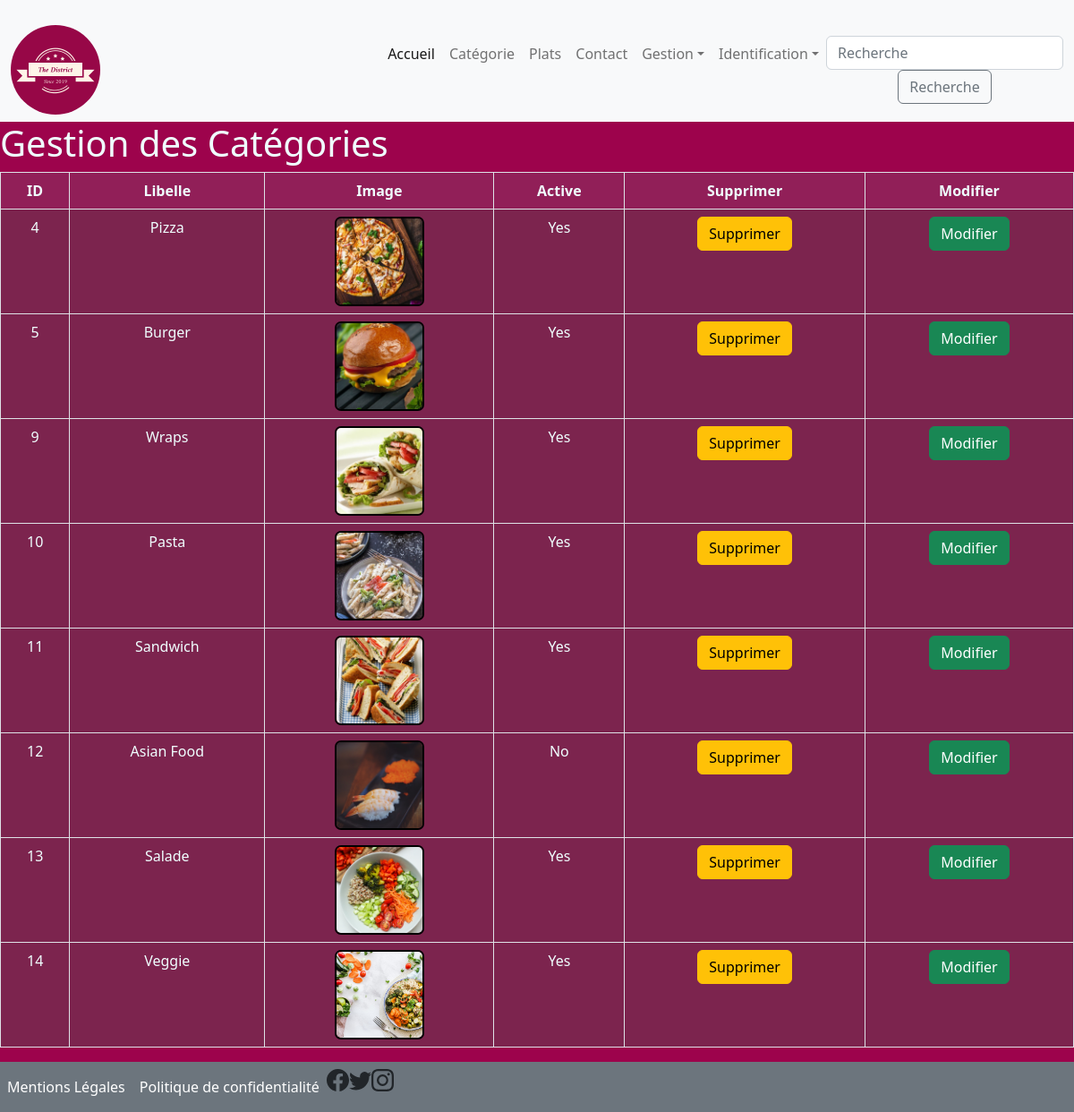
Screenshot of /gestion_cat.php with the database file from the repository.
### tables this page shows
CREATE TABLE `categorie` (
  `id` int(11) NOT NULL,
  `libelle` varchar(100) NOT NULL,
  `image` varchar(255) NOT NULL,
  `active` varchar(10) NOT NULL
);

### dao.php (called while the page is built, shortened)
<?php
function getCatgest()
{
    $db = connexionBase();
    $catg = $db->prepare("SELECT * FROM `categorie`");
    $catg->execute();
    return $catg->fetchAll((pdo::FETCH_OBJ));
}

### gestion_cat.php (the view, shortened to what this page needs)
<?php
include('dao.php');
$catgs = getCatgest();
include_once "Template/header.php";
include_once "Template/nav.php";
?>
<h1 class="animate__animated animate__bounceInLeft">Gestion des Catégories</h1>
<form action="script/script_delete_cat.php" id="formulaire" method="post" enctype="multipart/form-data">
    <div class="tableoverflow">
        <table class="table table-bordered">
            <thead>
                <tr>
                    <th class="bg-secondary bg-opacity-25">ID</th>
                    <th class="bg-secondary bg-opacity-25">Libelle</th>
                    <th class="bg-secondary bg-opacity-25">Image</th>
                    <th class="bg-secondary bg-opacity-25">Active</th>
                    <th class="bg-secondary bg-opacity-25">Supprimer</th>
                    <th class="bg-secondary bg-opacity-25">Modifier</th>
                </tr>
            </thead>
            <?php foreach ($catgs as $catg) : ?>
                <tbody>
                    <tr>
                        <td class="bg-success bg-opacity-25"><?= $catg->id; ?></td>
                        <td class="bg-success bg-opacity-25"><?= $catg->libelle; ?></td>
                        <td class="bg-success bg-opacity-25"><img src="assets/images/category/<?= $catg->image; ?>" width="100" height="100" alt="" class="arrondie"></td>
                        <td class="bg-success bg-opacity-25"><?= $catg->active; ?></td>
                        <td class="bg-success bg-opacity-25"><a href="script/script_delete_cat.php?id=<?= $catg->id; ?>" <button type="submit" class="btn btn-warning">Supprimer</button>
                        </td>
                        <td class="bg-success bg-opacity-25"><a href="cat_form.php?id=<?= $catg->id; ?>" <button type="button" class="btn btn-success">Modifier</button>
                        </td>
                    </tr>
                </tbody>
            <?php
            endforeach;
            ?>
        </table>
    </div>
</form>
<?php
include_once "./Template/footer.php";
?>

### assets/css/style.css (style rules this page uses)
body { background-image: url('../images/peinture-murale-framboise-decohom.jpg'); background-repeat: no-repeat; background-size: cover; }
h1, h4,h5,th,td { color: azure; }
.arrondie { border: 2px solid black; -moz-border-radius: 7px; -webkit-border-radius: 7px; border-radius: 7px; object-fit: cover; }
td,th { text-align: center; }

### rows the page displays
categorie: id "4", libelle "Pizza", image (picture), active "Yes"
categorie: id "5", libelle "Burger", image (picture), active "Yes"
categorie: id "9", libelle "Wraps", image (picture), active "Yes"
categorie: id "10", libelle "Pasta", image (picture), active "Yes"
categorie: id "11", libelle "Sandwich", image (picture), active "Yes"
categorie: id "12", libelle "Asian Food", image (picture), active "No"
categorie: id "13", libelle "Salade", image (picture), active "Yes"
categorie: id "14", libelle "Veggie", image (picture), active "Yes"
